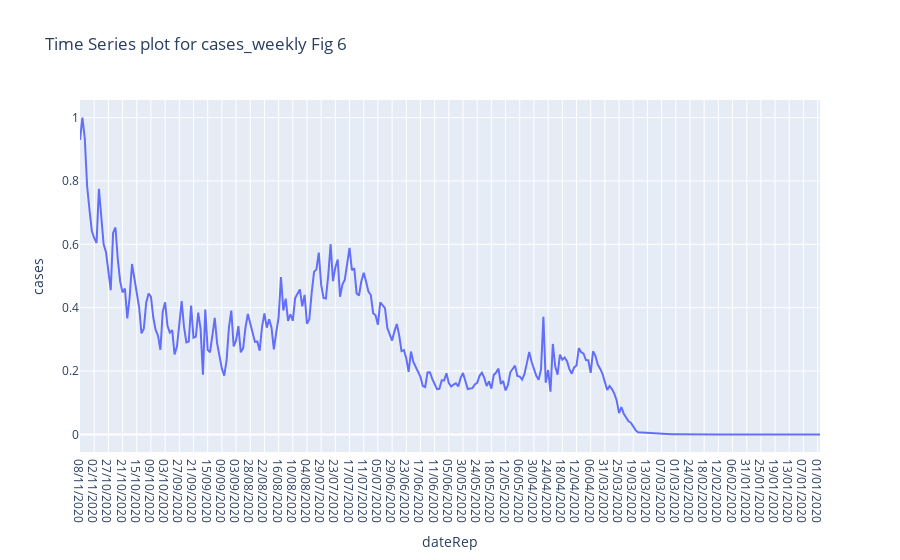

The notebook cell this image was saved under:
### Code cell
px.line(df1, x='dateRep', y="cases", title = 'Time Series plot for cases_weekly Fig 6') #MinMax Scale it maps the data (0-1)

### Figure 1 — Plotly figure (JSON) as saved in the notebook; plotly's stock layout.template omitted (floating-point values rounded to 4 significant figures; data arrays with more than 128 entries replaced by an {"elided": "..."} marker saying what was removed)
{"data": [{"hovertemplate": "dateRep=%{x}<br>cases=%{y}<extra></extra>", "legendgroup": "", "line": {"color": "#636efa", "dash": "solid"}, "mode": "lines", "name": "", "orientation": "v", "showlegend": false, "type": "scatter", "x": {"elided": "314 str values"}, "xaxis": "x", "y": {"elided": "314 float values"}, "yaxis": "y"}], "layout": {"legend": {"tracegroupgap": 0}, "title": {"text": "Time Series plot for cases_weekly Fig 6"}, "xaxis": {"anchor": "y", "domain": [0, 1], "title": {"text": "dateRep"}}, "yaxis": {"anchor": "x", "domain": [0, 1], "title": {"text": "cases"}}}}
